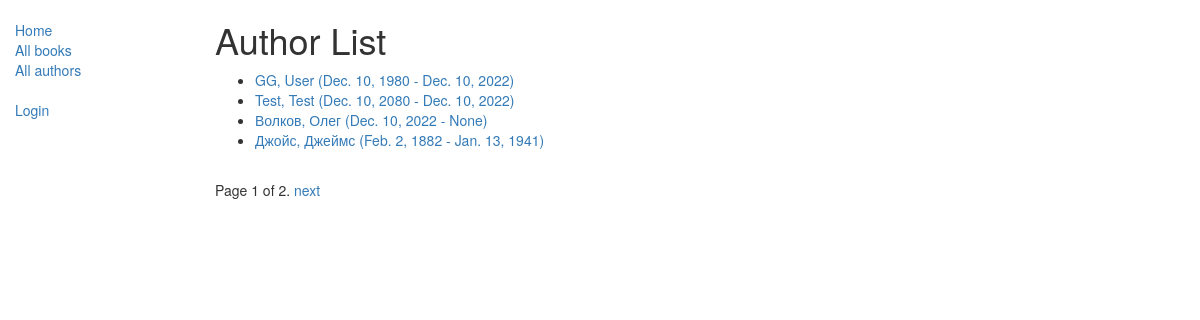
The page /catalog/authors on the database its author committed.
### catalog/models.py (models this page shows, shortened)
class Autor(models.Model):
    first_name = models.CharField(max_length=200)
    last_name = models.CharField(max_length=200)
    date_of_birth = models.DateField(null=True, blank=True)
    date_of_death = models.DateField("died", null=True, blank=True)
    def get_absolute_url(self):
        return reverse('author-detail', args=[str(self.id)])
    class Meta:
        ordering = ["last_name"]

### catalog/views.py (the view)
class AutorListView(BaseExceptions, generic.ListView):
    model = Autor
    context_object_name = "list_author"
    paginate_by = 4

### integration/exception.py (called while the page is built)
    def dispatch(self, request, *arg, **kwargs):
        try:
            response = super().dispatch(request, *arg, **kwargs)
        except Exception as e:
            logger.error(f"Generic global Except, Exception message: {str(e)}")
            return self.response({"error_message": e.message}, status=400)
        if isinstance(response, (dict, list)):
            return self._response(response)
        else:
            return response

### catalog/templates/catalog/autor_list.html
{% extends "base_template.html" %}
{% block content %}
    <h1>Author List</h1>
    {% if list_author %}
    <ul>
      {% for author in list_author %}
      <li>
        <a href="{{ author.get_absolute_url }}">{{ author.last_name }}, {{ author.first_name }}
            ({{ author.date_of_birth }} - {{ author.date_of_death }})</a>
      </li>
      {% endfor %}
    </ul>
    {% else %}
      <p>There are no authors in the library.</p>
    {% endif %}
{% endblock %}

### rows shown on the page
Autor: last_name "GG", first_name "User", date_of_birth "Dec. 10, 1980", date_of_death "Dec. 10, 2022"
Autor: last_name "Test", first_name "Test", date_of_birth "Dec. 10, 2080", date_of_death "Dec. 10, 2022"
Autor: last_name "Волков", first_name "Олег", date_of_birth "Dec. 10, 2022", date_of_death "None"
Autor: last_name "Джойс", first_name "Джеймс", date_of_birth "Feb. 2, 1882", date_of_death "Jan. 13, 1941"

### other values the page prints
{{ page_obj.number }} "1"
{{ page_obj.paginator.num_pages }} "2"
